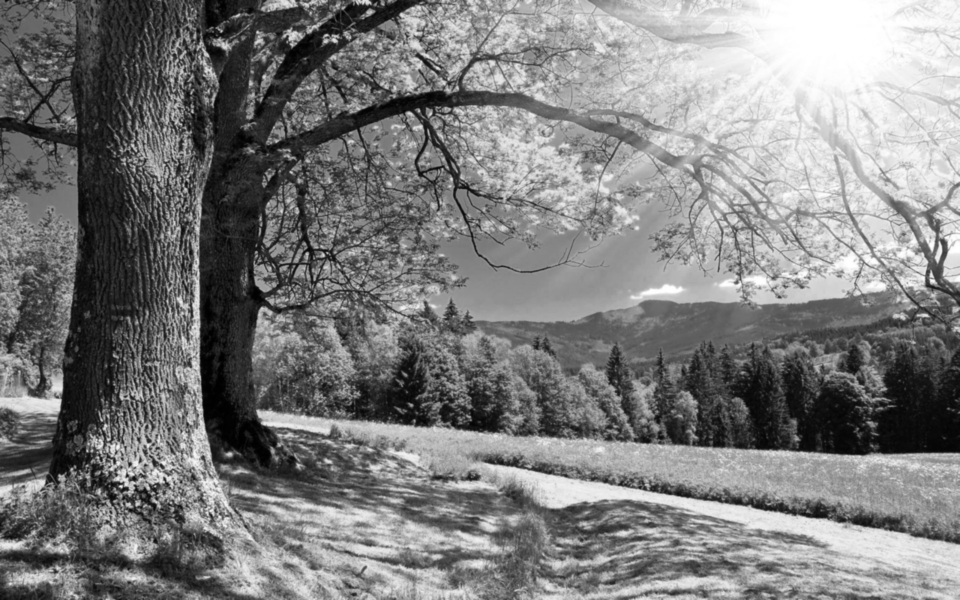
#> input picture hw2/imgs/gaussian_smoothing/Gaussian_1_gaussian_kernelsize_5.jpg, 1920 x 1200 px, given in place of salt_pepper_noise.jpg, which was not available (shown at 1/2 size)
$ python hw2-2.py   (older library calls are emulated)
#> lines starting #> are read from the running program, lines starting #| are printed output that depends on the picture; after the words box and inside, x2 and y2 are one past the last pixel; in counts of white or black regions, pixels touching at a corner belong together; pictures that were not available may be replaced by others from this repository, and a replacement may not be noted
import cv2
import os
import numpy as np
import argparse

data_dir = './imgs/noise'


# Sobel算子
def Sobel(img, kernel_size=3):
    Ix = cv2.Sobel(img, cv2.CV_64F, 1, 0, ksize=kernel_size)
    Iy = cv2.Sobel(img, cv2.CV_64F, 0, 1, ksize=kernel_size)
    Ix = cv2.convertScaleAbs(Ix)
    Iy = cv2.convertScaleAbs(Iy)
    res_I = cv2.addWeighted(Ix, 0.5, Iy, 0.5, 0)
    return res_I

# Laplacian算子
def Laplacian(img, kernel_size=3):
    grad = cv2.Laplacian(img, -1, ksize = kernel_size)
    return grad.astype(np.uint8)


# 高斯平滑
def guassianfilter(img, kernel_size):
    return cv2.GaussianBlur(img, (kernel_size, kernel_size), 0)

# LoG算子
def LoG(img, kernel_size=3):
    blur_I = guassianfilter(img, kernel_size)
    return Laplacian(blur_I)

# Canny算子
def Canny(img, t1, t2, kernel_size=3):
    blur_img = cv2.GaussianBlur(img, (kernel_size, kernel_size), 0)
    edge = cv2.Canny(blur_img, t1, t2)
    return edge

# 中值滤波
def medianfilter(img, kernel_size=11):
    return cv2.medianBlur(img, kernel_size)


if __name__ == '__main__':

    parser = argparse.ArgumentParser()
    parser.add_argument('--op',
                        default='sobel',
                        type=str)

    args = parser.parse_args()
    operator = args.op.lower()

    export_dir = './result'
    if not os.path.isdir(export_dir):
        os.makedirs(export_dir)

    img = 'salt_pepper_noise.jpg'
    img_path = os.path.join(data_dir, img)
    img_name = img.split('.')[0]
    img = cv2.imread(img_path, cv2.IMREAD_GRAYSCALE)
#> img is the input picture: shape (1200, 1920); min 0, max 255, mean 125

    new_img = medianfilter(img)
#> in medianfilter, `return cv2.medianBlur(img, kernel_size)`:
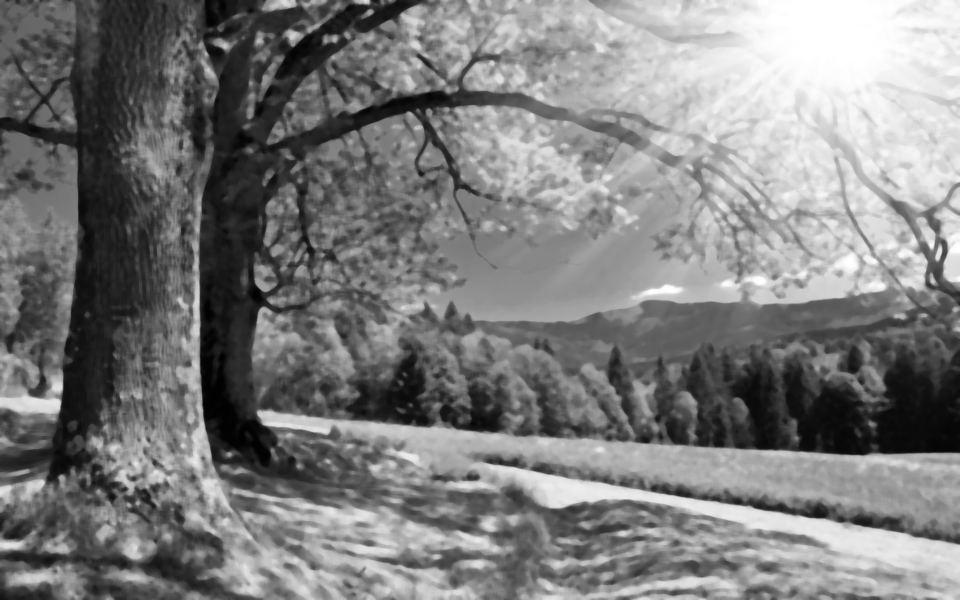
#> returned value: shape (1200, 1920) (shown at 1/2 size); min 1, max 255, mean 124.6

    if operator == 'sobel':
        new_img = Sobel(new_img, kernel_size=3)
#> in Sobel, `Ix = cv2.Sobel(img, cv2.CV_64F, 1, 0, ksize=kernel_size)`:
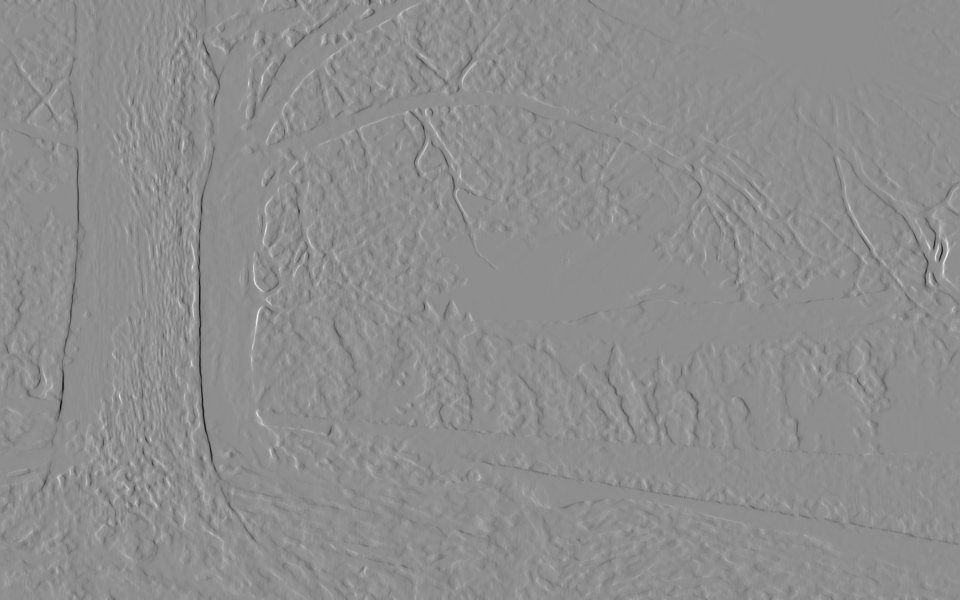
#> Ix: shape (1200, 1920) float64 (shown at 1/2 size); min -512, max 407, mean 0.2; drawn with min black and max white
#> in Sobel, `Iy = cv2.Sobel(img, cv2.CV_64F, 0, 1, ksize=kernel_size)`:
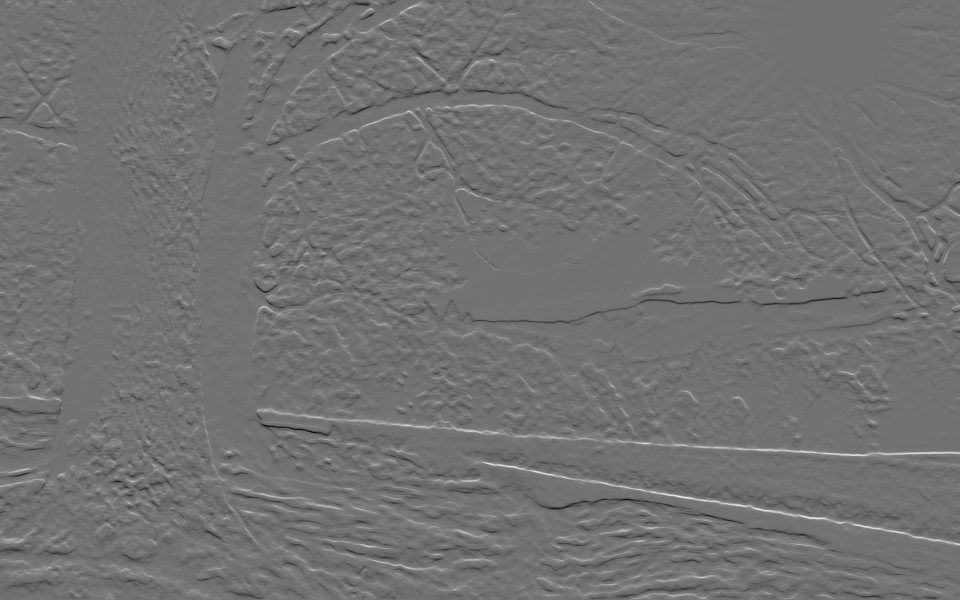
#> Iy: shape (1200, 1920) float64 (shown at 1/2 size); min -384, max 471, mean -0.1; drawn with min black and max white
#> in Sobel, `Ix = cv2.convertScaleAbs(Ix)`:
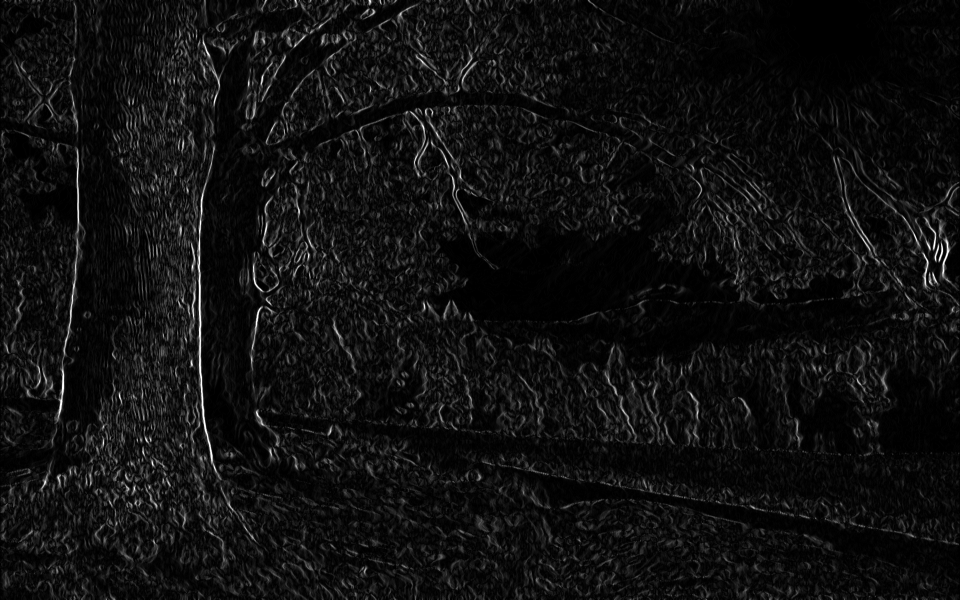
#> Ix: shape (1200, 1920) (shown at 1/2 size); min 0, max 255, mean 16.1
#> in Sobel, `Iy = cv2.convertScaleAbs(Iy)`:
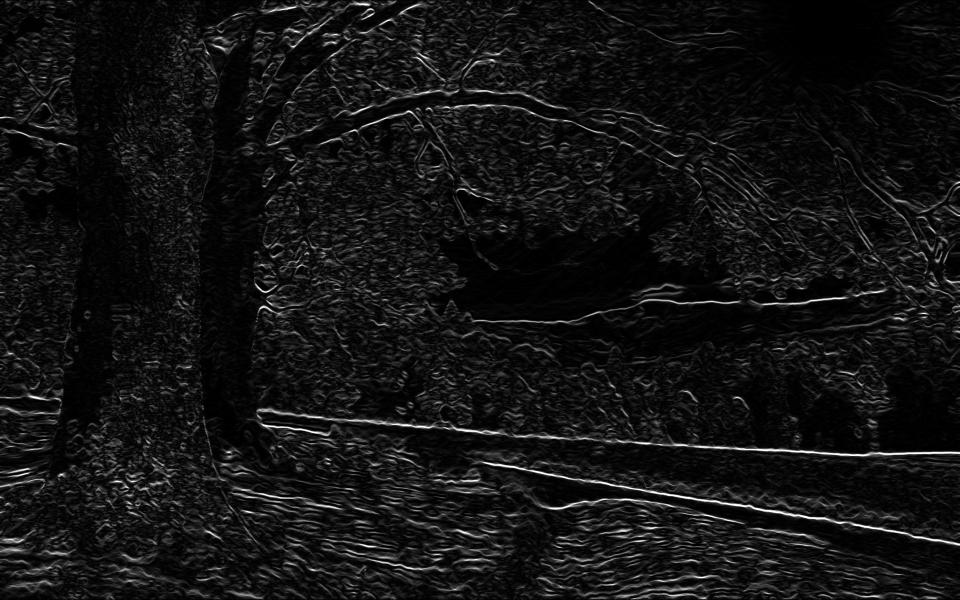
#> Iy: shape (1200, 1920) (shown at 1/2 size); min 0, max 255, mean 19.1
#> in Sobel, `res_I = cv2.addWeighted(Ix, 0.5, Iy, 0.5, 0)`:
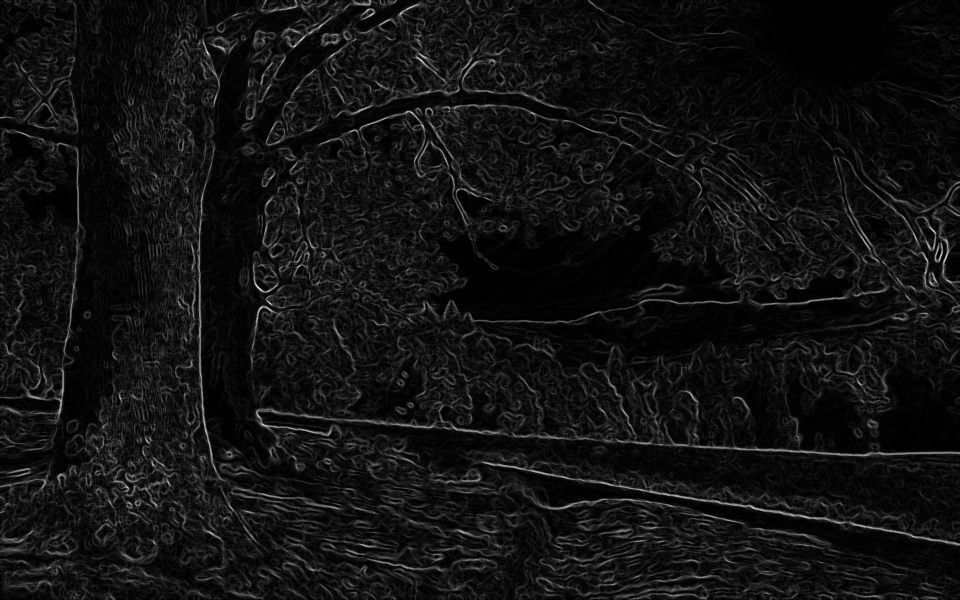
#> res_I: shape (1200, 1920) (shown at 1/2 size); min 0, max 255, mean 17.6
    elif operator == 'laplacian':
        new_img = Laplacian(new_img)
    elif operator == 'log':
        new_img = LoG(new_img)
    elif operator == 'canny':
        new_img = Canny(new_img, t1=50, t2=150, kernel_size=3)


    thres, edge = cv2.threshold(new_img, 0, 255, cv2.THRESH_BINARY | cv2.THRESH_OTSU)
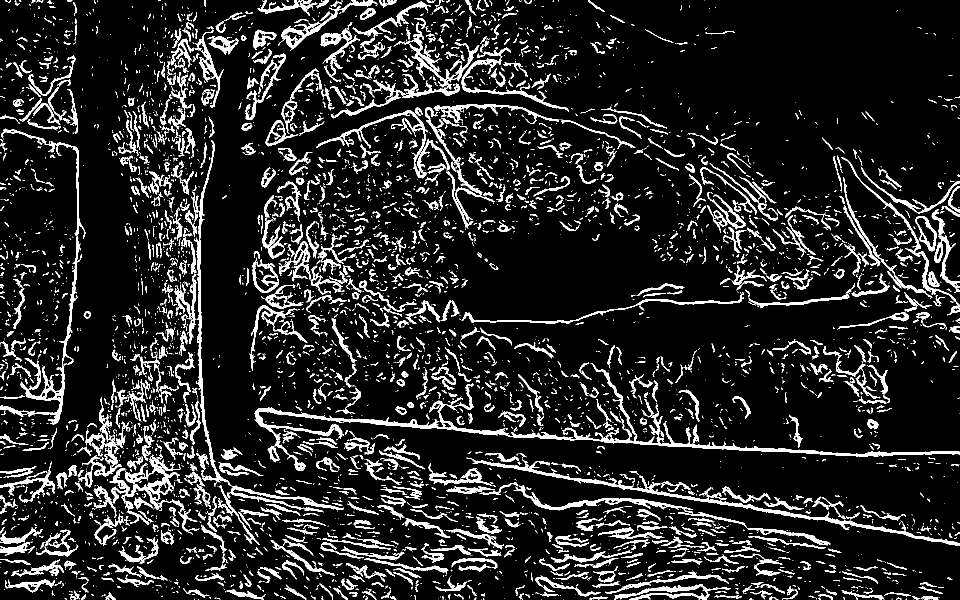
#> edge: shape (1200, 1920) (shown at 1/2 size); 12.2% white; 5527 white regions (3872 under 20 px), largest, box (x1, y1, x2, y2) and area: (508, 726, 1920, 942) 14154, (933, 915, 1920, 1092) 6674, (392, 281, 688, 1025) 5882
#> thres = 36

    cv2.imshow(img_path+str(thres), edge)
    cv2.waitKey()

    cv2.imwrite(os.path.join(export_dir, '%s_%s_%d.jpg' % (img_name, operator, thres)), edge)
